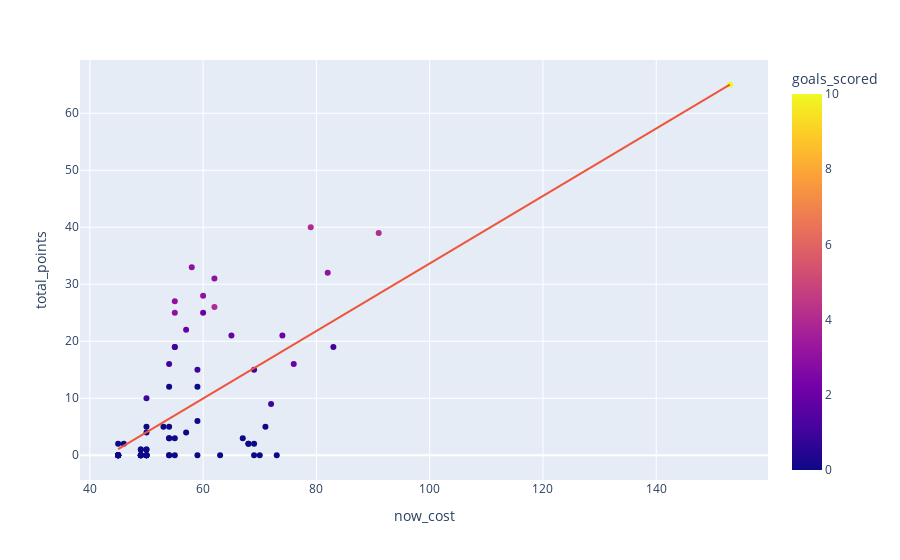

Notebook code cell kept with this figure:
### Markdown cell above
Most scoring forward

### Code cell
forwards = df[df['element_type']=="FWD"]
forwards.plot.scatter(x="now_cost", y="total_points", hover_data=["first_name", "second_name"], color='goals_scored', trendline="ols")

### Figure 1 — Plotly figure (JSON) as saved in the notebook; plotly's stock layout.template omitted (floating-point values rounded to 4 significant figures; data arrays with more than 128 entries replaced by an {"elided": "..."} marker saying what was removed)
{"data": [{"customdata": {"elided": "73x2 str values"}, "hovertemplate": "now_cost=%{x}<br>total_points=%{y}<br>first_name=%{customdata[0]}<br>second_name=%{customdata[1]}<br>goals_scored=%{marker.color}<extra></extra>", "legendgroup": "", "marker": {"color": [0, 3, 4, 4, 0, 0, 1, 0, 0, 3, 0, 2, 0, 0, 3, 0, 0, 0, 0, 4, 0, 2, 0, 0, 2, 0, 1, 0, 0, 3, 0, 0, 0, 3, 0, 0, 0, 0, 0, 2, 1, 0, 10, 0, 0, 1, 0, 1, 0, 0, 0, 0, 0, 3, 0, 0, 0, 0, 0, 2, 0, 0, 0, 0, 0, 1, 0, 0, 2, 0, 0, 0, 1], "coloraxis": "coloraxis", "symbol": "circle"}, "mode": "markers", "name": "", "orientation": "v", "showlegend": false, "type": "scatter", "x": [68, 82, 62, 91, 54, 45, 59, 59, 73, 60, 55, 55, 45, 55, 58, 54, 50, 63, 49, 79, 59, 74, 54, 50, 60, 49, 54, 49, 59, 55, 50, 50, 49, 55, 54, 45, 54, 45, 49, 57, 72, 71, 153, 70, 69, 69, 45, 83, 69, 50, 57, 49, 45, 62, 50, 53, 50, 49, 46, 76, 68, 45, 50, 45, 54, 50, 67, 45, 65, 50, 45, 49, 55], "xaxis": "x", "y": [2, 32, 26, 39, 3, 2, 15, 0, 0, 28, 3, 19, 0, 0, 33, 0, 0, 0, 1, 40, 6, 21, 0, 4, 25, 0, 16, 0, 12, 27, 1, 0, 1, 25, 3, 0, 5, 0, 0, 22, 9, 5, 65, 0, 2, 15, 0, 19, 0, 1, 4, 0, 0, 31, 5, 5, 0, 0, 2, 16, 2, 0, 0, 0, 12, 10, 3, 0, 21, 0, 0, 0, 19], "yaxis": "y"}, {"hovertemplate": "<b>OLS trendline</b><br>total_points = 0.592046 * now_cost + -25.5739<br>R<sup>2</sup>=0.498284<br><br>now_cost=%{x}<br>total_points=%{y} <b>(trend)</b><extra></extra>", "legendgroup": "", "marker": {"symbol": "circle"}, "mode": "lines", "name": "", "showlegend": false, "type": "scatter", "x": [45, 45, 45, 45, 45, 45, 45, 45, 45, 45, 46, 49, 49, 49, 49, 49, 49, 49, 49, 50, 50, 50, 50, 50, 50, 50, 50, 50, 50, 53, 54, 54, 54, 54, 54, 54, 54, 55, 55, 55, 55, 55, 55, 57, 57, 58, 59, 59, 59, 59, 60, 60, 62, 62, 63, 65, 67, 68, 68, 69, 69, 69, 70, 71, 72, 73, 74, 76, 79, 82, 83, 91, 153], "xaxis": "x", "y": [1.068, 1.068, 1.068, 1.068, 1.068, 1.068, 1.068, 1.068, 1.068, 1.068, 1.66, 3.436, 3.436, 3.436, 3.436, 3.436, 3.436, 3.436, 3.436, 4.028, 4.028, 4.028, 4.028, 4.028, 4.028, 4.028, 4.028, 4.028, 4.028, 5.805, 6.397, 6.397, 6.397, 6.397, 6.397, 6.397, 6.397, 6.989, 6.989, 6.989, 6.989, 6.989, 6.989, 8.173, 8.173, 8.765, 9.357, 9.357, 9.357, 9.357, 9.949, 9.949, 11.13, 11.13, 11.73, 12.91, 14.09, 14.69, 14.69, 15.28, 15.28, 15.28, 15.87, 16.46, 17.05, 17.65, 18.24, 19.42, 21.2, 22.97, 23.57, 28.3, 65.01], "yaxis": "y"}], "layout": {"coloraxis": {"colorbar": {"title": {"text": "goals_scored"}}, "colorscale": [[0, "#0d0887"], [0.1111, "#46039f"], [0.2222, "#7201a8"], [0.3333, "#9c179e"], [0.4444, "#bd3786"], [0.5556, "#d8576b"], [0.6667, "#ed7953"], [0.7778, "#fb9f3a"], [0.8889, "#fdca26"], [1, "#f0f921"]]}, "legend": {"tracegroupgap": 0}, "margin": {"t": 60}, "xaxis": {"anchor": "y", "domain": [0, 1], "title": {"text": "now_cost"}}, "yaxis": {"anchor": "x", "domain": [0, 1], "title": {"text": "total_points"}}}}
